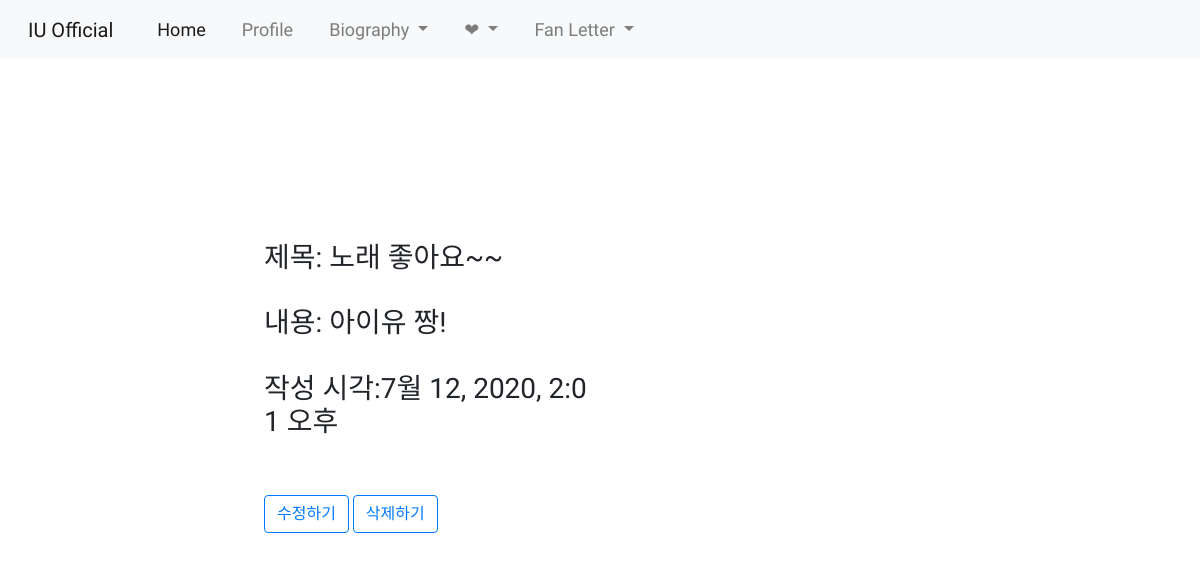
The app's page /posts/show/13/, older data.
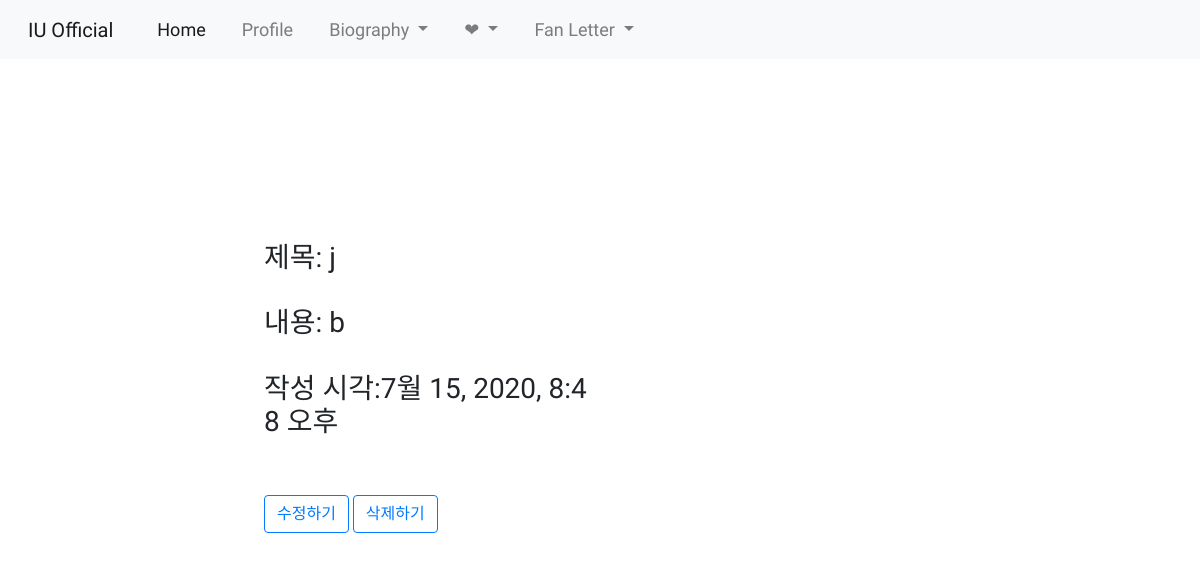
The same page, newer data.
### posts/models.py (models this page shows)
class Post (models.Model):
    title = models.CharField(max_length=50, null=False)
    content = models.TextField()
    view_count = models.IntegerField(default=0)
    image = models.ImageField(upload_to='images/', null=True)
    created_at = models.DateTimeField(auto_now_add=True)
    updated_at = models.DateTimeField(auto_now=True)

### posts/views.py (the view)
# urls.py: path('show/<int:id>/', show, name="show"),
def show(request, id) :
    post = get_object_or_404(Post, pk=id)
    return render(request, 'posts/show.html', {'post':post})

### posts/templates/posts/show.html (shortened to what this page needs)
{% extends 'base.html' %}
{% load static %}
{% block content %}
{% include 'shared/navbar.html'%}
<div id="detail">
    <div id="detailcontents">
        <h3>제목: {{post.title}}</h3><br>
        <h3>내용: {{post.content}}</h3><br>
        <h3>작성 시각:{{post.created_at}}</h3>
        <br>
        <br>
        <a href="{% url 'posts:update' post.pk %}" class="btn btn-outline-primary">수정하기</a>
        <a href="{% url 'posts:delete' post.pk %}" class="btn btn-outline-primary">삭제하기</a>
    </div>
    <div id="pic">
    </div>
</div>
{% endblock%}

Row changes from the older to the newer data that the page shows:
changed Post: title "노래 좋아요~~" → "j"; content "아이유 짱!" → "b"; created_at "7월 12, 2020, 2:01 오후" → "7월 15, 2020, 8:48 오후"
